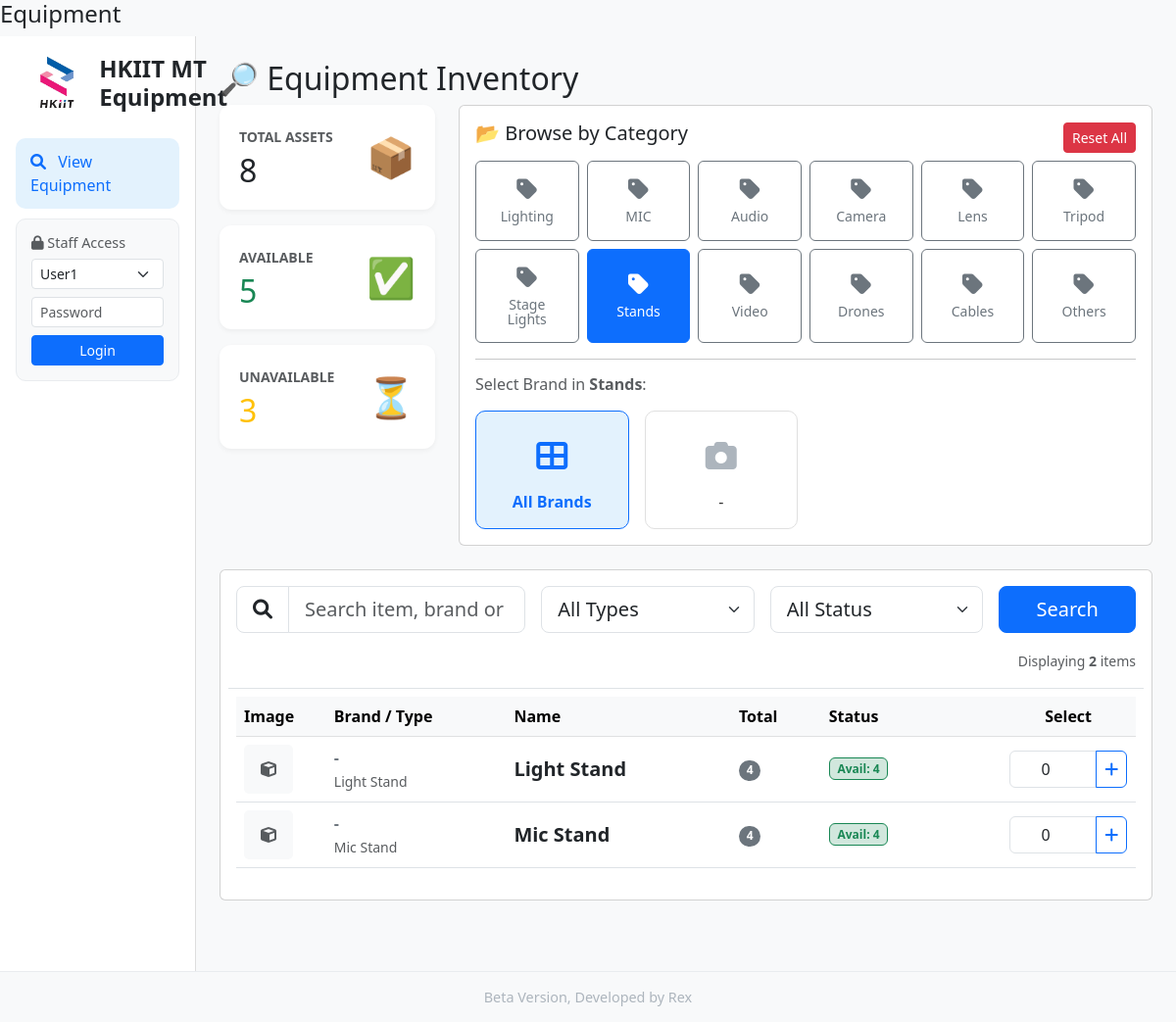
The page /dashboard?category=Stands on the database its author committed.
### tables this page shows
CREATE TABLE "Equipment_List" (
"Category" TEXT,
  "Equipment_ID" TEXT,
  "Type" TEXT,
  "Brand" TEXT,
  "Name" TEXT,
  "Remarks" TEXT,
  "Qty" INTEGER,
  "item_created" TEXT
);

### app.py (the view)
@app.route('/dashboard')
def dashboard():
    cat_filter = request.args.get('category', 'ALL')
    type_filter = request.args.get('type', 'ALL')
    brand_filter = request.args.get('brand', 'ALL')
    status_filter = request.args.get('status', 'All')
    search_query = request.args.get('search', '')
    status_map = {"All": "All", "Available Only": "Yes", "Unavailable Only": "No"}
    db_status = status_map.get(status_filter, "All")
    conn = get_db()
    df_raw = fetch_equipment_data(db_status, type_filter, cat_filter, brand_filter, search_query)
    pending_map = {}
    total_pending_count = 0
    try:
        df_req = pd.read_sql_query("SELECT Items_Json FROM Request_Records WHERE Status = 'Pending'", conn)
        for json_str in df_req['Items_Json']:
            try:
                items = json.loads(json_str)
                for i in items:
                    name = i['name']
                    qty = int(i['qty'])
                    pending_map[name] = pending_map.get(name, 0) + qty
                    total_pending_count += qty
            except:
                continue
    except:
        pass
    final_data = []
    total_assets = 0
    physical_loaned_total = 0
    if not df_raw.empty:
        grouped = df_raw.groupby(['Name', 'Brand', 'Type', 'Category']).agg(
            Representative_ID=('ID', 'first'),
            Total_Qty=('Availability', 'count'),
            Physical_Avail=('Availability', lambda x: (x == 'Yes').sum()),
            Physical_Loaned=('Availability', lambda x: (x == 'No').sum())
        ).reset_index()
        for _, row in grouped.iterrows():
            name = row['Name']
            p_qty = pending_map.get(name, 0)
            net_avail = row['Physical_Avail'] - p_qty
            if net_avail < 0: net_avail = 0
            final_data.append({
                'Name': name,
                'Brand': row['Brand'],
                'Type': row['Type'],
                'Category': row['Category'],
                'Rep_ID': row['Representative_ID'],
                'Total_Qty': row['Total_Qty'],
                'Physical_Avail': row['Physical_Avail'],
                'Loaned_Qty': row['Physical_Loaned'],
                'Pending_Qty': p_qty,
                'Net_Avail_Qty': net_avail
            })
            total_assets += row['Total_Qty']
            physical_loaned_total += row['Physical_Loaned']
    display_loaned = physical_loaned_total + total_pending_count
    display_avail = total_assets - display_loaned
    if display_avail < 0: display_avail = 0
    types = fetch_types()
    brands = fetch_brands(cat_filter)
    return render_template('dashboard.html',
                           data=final_data,
                           total=total_assets,
                           avail=display_avail,
                           loaned=display_loaned,
                           types=types, brands=brands,
                           curr_cat=cat_filter, curr_type=type_filter,
                           curr_brand=brand_filter, curr_status=status_filter,
                           curr_search=search_query)

### app.py (called while the page is built)
def get_db():
    db = getattr(g, '_database', None)
    if db is None:
        db = g._database = sqlite3.connect(DATABASE)
        db.row_factory = sqlite3.Row
    return db

@app.teardown_appcontext
def close_connection(exception):
    db = getattr(g, '_database', None)
    if db is not None:
        db.close()

@app.context_processor
def utility_processor():
    def get_icon_path(prefix, name):
        filename = f"{prefix}_{name}.png"
        filepath = os.path.join(app.config['UPLOAD_FOLDER'], filename)
        if os.path.exists(filepath):
            return url_for('static', filename=f'icons/{filename}')
        return None
    return dict(get_icon_path=get_icon_path)

def fetch_types():
    conn = get_db()
    try:
        query = "SELECT DISTINCT Type FROM Equipment_List ORDER BY Type"
        df = pd.read_sql_query(query, conn)
        return df['Type'].tolist()
    except:
        return []

### templates/dashboard.html (shortened to what this page needs)
{% extends "base.html" %}
{% block content %}
<h2>🔎 Equipment Inventory</h2>
<div class="row mb-4">
    <div class="col-md-3">
        <div class="metric-card d-flex align-items-center justify-content-between mb-3">
            <div><small class="text-muted fw-bold">TOTAL ASSETS</small><h2 class="mb-0 mt-1">{{ total }}</h2></div>
            <div class="fs-1 text-primary">📦</div>
        </div>
        <div class="metric-card d-flex align-items-center justify-content-between mb-3">
            <div><small class="text-muted fw-bold">AVAILABLE</small><h2 class="mb-0 mt-1 text-success">{{ avail }}</h2></div>
            <div class="fs-1 text-success">✅</div>
        </div>
        <div class="metric-card d-flex align-items-center justify-content-between">
            <div><small class="text-muted fw-bold">UNAVAILABLE</small><h2 class="mb-0 mt-1 text-warning">{{ loaned }}</h2></div>
            <div class="fs-1 text-warning">⏳</div>
        </div>
    </div>
    <div class="col-md-9">
        <div class="card p-3 h-100">
            <div class="d-flex justify-content-between align-items-center mb-2">
                <h5>📂 Browse by Category</h5>
                {% if curr_cat != 'ALL' %}
                    <a href="{{ url_for('dashboard') }}" class="btn btn-sm btn-danger">Reset All</a>
                {% endif %}
            </div>
            <div class="row g-2">
                {% for cat in['Lighting', 'MIC', 'Audio', 'Camera', 'Lens', 'Tripod', 'Stage Lights', 'Stands', 'Video', 'Drones', 'Cables', 'Others'] %}
                {% set icon_url = get_icon_path('cat', cat) %}
                <div class="col-4 col-md-2">
                    <a href="{{ url_for('dashboard', category=cat) }}"
                       class="btn w-100 h-100 py-3 d-flex flex-column align-items-center justify-content-center {% if curr_cat == cat %}btn-primary{% else %}btn-outline-secondary{% endif %}">
                        {% if icon_url %}
                            <img src="{{ icon_url }}" alt="{{ cat }}" style="width: 50px; height: 50px; object-fit: contain; margin-bottom: 4px;">
                        {% else %}
                            <i class="fas fa-tag mb-2" style="font-size: 24px;"></i>
                        {% endif %}
                        <small style="line-height: 1.1;">{{ cat }}</small>
                    </a>
                </div>
                {% endfor %}
            </div>
            {% if curr_cat != 'ALL' %}
                <hr>
                <h6 class="text-muted mb-3">Select Brand in <b>{{ curr_cat }}</b>:</h6>
                <div class="row g-3">
                    <div class="col-6 col-sm-4 col-md-3">
                        <a href="{{ url_for('dashboard', category=curr_cat, brand='ALL') }}" class="brand-card {% if curr_brand == 'ALL' %}active{% endif %}">
                            <div class="brand-img-placeholder"><i class="fas fa-th-large fa-2x"></i></div>
                            <div>All Brands</div>
                        </a>
                    </div>
                    {% for b in brands %}
                    {% set brand_icon_url = get_icon_path('brand', b) %}
                    <div class="col-6 col-sm-4 col-md-3">
                        <a href="{{ url_for('dashboard', category=curr_cat, brand=b) }}" class="brand-card {% if curr_brand == b %}active{% endif %}">
                            <div class="brand-img-placeholder">
                                {% if brand_icon_url %}
                                    <img src="{{ brand_icon_url }}" style="width: 50px; height: 50px; object-fit: contain;">
                                {% else %}
                                    <i class="fas fa-camera fa-2x"></i>
                                {% endif %}
                            </div>
                            <div>{{ b }}</div>
                        </a>
                    </div>
                    {% endfor %}
                </div>
            {% endif %}
        </div>
    </div>
</div>
{% set show_list = (curr_cat != 'ALL' or curr_search) %}
<div class="card p-3 mb-5">
    <form method="GET" action="{{ url_for('dashboard') }}" class="row g-3 mb-2">
        <div class="{% if show_list %}col-md-4{% else %}col-md-10 offset-md-1{% endif %}">
            <div class="input-group input-group-lg">
                <span class="input-group-text bg-white"><i class="fas fa-search"></i></span>
                <input type="text" name="search" class="form-control" placeholder="Search item, brand or ID..." value="{{ curr_search }}">
            </div>
        </div>
        {% if show_list %}
            <div class="col-md-3">
                <select name="type" class="form-select form-select-lg" onchange="this.form.submit()">
                    <option value="ALL" {% if curr_type == 'ALL' %}selected{% endif %}>All Types</option>
                </select>
            </div>
            <div class="col-md-3">
                <select name="status" class="form-select form-select-lg" onchange="this.form.submit()">
                    <option value="All" {% if curr_status == 'All' %}selected{% endif %}>All Status</option>
                </select>
            </div>
            <div class="col-md-2">
                 <button type="submit" class="btn btn-primary btn-lg w-100">Search</button>
            </div>
            <div class="col-12 text-end border-bottom pb-3">
                 <span class="text-muted small">Displaying <b>{{ data|length }}</b> items</span>
            </div>
        {% endif %}
    </form>
    {% if show_list %}
        <div class="table-responsive">
            <table class="table table-hover align-middle">
                <thead class="table-light">
                    <tr>
                        <th width="10%">Image</th>
                        <th width="20%">Brand / Type</th>
                        <th width="25%">Name</th>
                        <th width="10%">Total</th>
                        <th width="20%">Status</th>
                        <th width="15%" class="text-center">Select</th>
                    </tr>
                </thead>
                <tbody>
                    {% for row in data %}
                    {% set item_img = get_icon_path('item', row['Rep_ID']) %}
                    {% set cat_img = get_icon_path('cat', row['Category']) %}
                    <tr>
                        <td>
                            <div style="width: 50px; height: 50px; display: flex; align-items: center; justify-content: center; background: #f8f9fa; border-radius: 5px; overflow: hidden;">
                                {% if item_img %}
                                    <img src="{{ item_img }}" style="width: 100%; height: 100%; object-fit: contain;">
                                {% elif cat_img %}
                                    <img src="{{ cat_img }}" style="width: 80%; height: 80%; object-fit: contain; opacity: 0.5;">
                                {% else %}
                                    <i class="fas fa-cube text-muted"></i>
                                {% endif %}
                            </div>
                        </td>
                        <td>
                            <span class="fw-bold text-secondary">{{ row['Brand'] }}</span><br>
                            <small class="text-muted">{{ row['Type'] }}</small>
                        </td>
                        <td><span class="fw-bold fs-5">{{ row['Name'] }}</span></td>
                        <td><span class="badge bg-secondary rounded-pill">{{ row['Total_Qty'] }}</span></td>
                        <td>
                            <div class="d-flex align-items-center gap-2 flex-wrap">
                                <span class="badge bg-success-subtle text-success border border-success">Avail: {{ row['Net_Avail_Qty'] }}</span>
                            </div>
                        </td>
                        <td class="text-center">
                            {% if row['Net_Avail_Qty'] > 0 %}
                            <div class="input-group justify-content-center" style="width: 120px; margin: 0 auto;">
                                <input type="number" id="qty-{{ loop.index }}" class="form-control qty-input" min="0" max="{{ row['Net_Avail_Qty'] }}" value="0">
                                <button class="btn btn-outline-primary px-2" type="button"
                                    onclick="addToCart('{{ row.Name }}', '{{ row.Brand }}', '{{ row.Type }}', 'qty-{{ loop.index }}')">
                                    <i class="fas fa-plus"></i>
                                </button>
                            </div>
                            {% else %}
                                <button class="btn btn-sm btn-secondary" disabled>Full</button>
                            {% endif %}
                        </td>
                    </tr>
                    {% else %}
                    <tr><td colspan="6" class="text-center py-4 text-muted">No items found matching criteria.</td></tr>
                    {% endfor %}
                </tbody>
            </table>
        </div>
    {% else %}
        <div class="text-center py-5 text-muted">
            <i class="fas fa-search fa-3x mb-3 text-secondary opacity-50"></i>
            <h5>Please select a Category or search to view equipment list</h5>
        </div>
    {% endif %}
</div>
{% endblock %}

### templates/base.html (style rules this page uses)
body { background-color: #f8f9fa; min-height: 100vh; display: flex; flex-direction: column; }
.metric-card { background: white; border-radius: 12px; padding: 20px; box-shadow: 0 2px 5px rgba(0,0,0,0.05); }

### templates/dashboard.html (style rules this page uses)
.brand-card { transition: transform 0.2s, box-shadow 0.2s; cursor: pointer; border: 1px solid #e0e0e0; text-align: center; padding: 15px; background: #fff; border-radius: 10px; height: 100%; display: block; text-decoration: none; color: #333; }
.brand-card.active { background-color: #e3f2fd; border-color: #0d6efd; color: #0d6efd; font-weight: bold; }
.brand-img-placeholder { height: 60px; display: flex; align-items: center; justify-content: center; margin-bottom: 5px; color: #adb5bd; }
.brand-card.active .brand-img-placeholder { color: #0d6efd; }
.qty-input { width: 60px; text-align: center; }

### rows shown on the page
Equipment_List: Brand "-", Type "Light Stand", Name "Light Stand", Total_Qty "4", Net_Avail_Qty "4"
Equipment_List: Type "Mic Stand", Name "Mic Stand"

### other values the page prints
{{ total }} "8"
{{ avail }} "5"
{{ loaned }} "3"
{{ cat }} "Lighting" "MIC" "Audio" "Camera" "Lens" "Tripod" "Stage Lights" "Stands" "Video" "Drones" "Cables" "Others"
{{ curr_cat }} "Stands"
{{ b }} "-"
{{ data|length }} "2"
{{ row['Brand'] }} "-"
{{ row['Total_Qty'] }} "4"
{{ row['Net_Avail_Qty'] }} "4"
